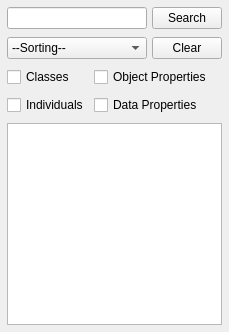
<?xml version="1.0" encoding="UTF-8"?>
<ui version="4.0">
 <class>SearchDockWidget</class>
 <widget class="QDockWidget" name="SearchDockWidget">
  <property name="geometry">
   <rect>
    <x>0</x>
    <y>0</y>
    <width>229</width>
    <height>332</height>
   </rect>
  </property>
  <property name="sizePolicy">
   <sizepolicy hsizetype="Preferred" vsizetype="Fixed">
    <horstretch>0</horstretch>
    <verstretch>0</verstretch>
   </sizepolicy>
  </property>
  <property name="windowTitle">
   <string>Search</string>
  </property>
  <widget class="QWidget" name="dockWidgetContents">
   <layout class="QGridLayout" name="gridLayout">
    <property name="horizontalSpacing">
     <number>5</number>
    </property>
    <property name="verticalSpacing">
     <number>8</number>
    </property>
    <property name="margin">
     <number>7</number>
    </property>
    <item row="1" column="2">
     <widget class="QPushButton" name="clearBtn">
      <property name="minimumSize">
       <size>
        <width>70</width>
        <height>0</height>
       </size>
      </property>
      <property name="maximumSize">
       <size>
        <width>70</width>
        <height>16777215</height>
       </size>
      </property>
      <property name="text">
       <string>Clear</string>
      </property>
     </widget>
    </item>
    <item row="1" column="0" colspan="2">
     <widget class="QComboBox" name="sorting">
      <item>
       <property name="text">
        <string>--Sorting--</string>
       </property>
      </item>
      <item>
       <property name="text">
        <string>Alphabetically</string>
       </property>
      </item>
      <item>
       <property name="text">
        <string>Importance</string>
       </property>
      </item>
     </widget>
    </item>
    <item row="4" column="0" colspan="3">
     <widget class="QListWidget" name="resultList">
      <property name="minimumSize">
       <size>
        <width>0</width>
        <height>120</height>
       </size>
      </property>
     </widget>
    </item>
    <item row="0" column="2">
     <widget class="QPushButton" name="searchBtn">
      <property name="minimumSize">
       <size>
        <width>70</width>
        <height>0</height>
       </size>
      </property>
      <property name="maximumSize">
       <size>
        <width>70</width>
        <height>16777215</height>
       </size>
      </property>
      <property name="text">
       <string>Search</string>
      </property>
     </widget>
    </item>
    <item row="0" column="0" colspan="2">
     <widget class="QLineEdit" name="input"/>
    </item>
    <item row="3" column="0">
     <widget class="QCheckBox" name="individualCB">
      <property name="text">
       <string>Individuals</string>
      </property>
     </widget>
    </item>
    <item row="2" column="0">
     <widget class="QCheckBox" name="classCB">
      <property name="text">
       <string>Classes</string>
      </property>
     </widget>
    </item>
    <item row="3" column="1" colspan="2">
     <widget class="QCheckBox" name="dPropertyCB">
      <property name="maximumSize">
       <size>
        <width>150</width>
        <height>16777215</height>
       </size>
      </property>
      <property name="text">
       <string>Data Properties</string>
      </property>
     </widget>
    </item>
    <item row="2" column="1" colspan="2">
     <widget class="QCheckBox" name="oPropertyCB">
      <property name="maximumSize">
       <size>
        <width>150</width>
        <height>16777215</height>
       </size>
      </property>
      <property name="text">
       <string>Object Properties</string>
      </property>
     </widget>
    </item>
   </layout>
  </widget>
 </widget>
 <resources/>
 <connections/>
</ui>
